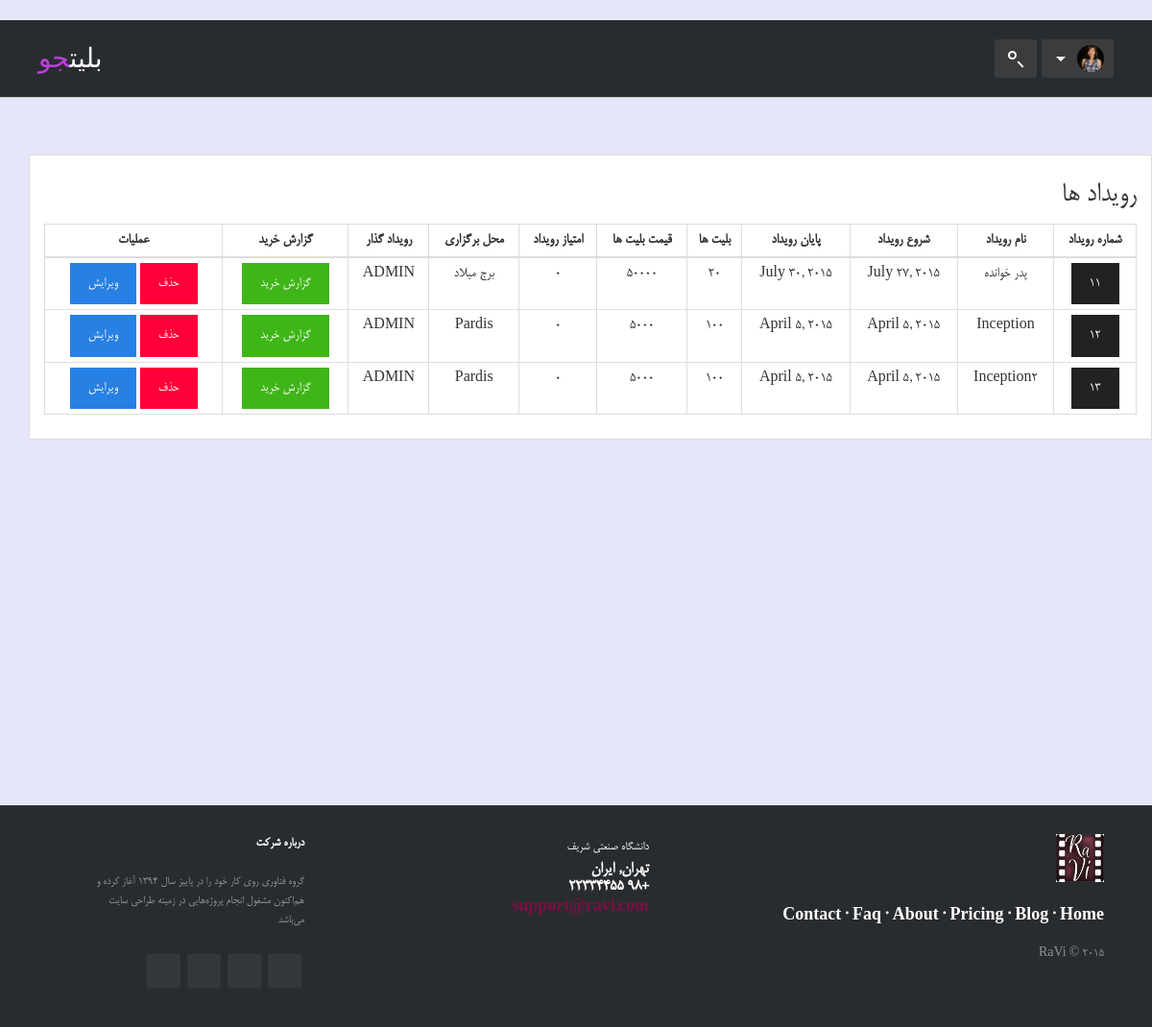
Before: /my-admin/events/all/ (signed in) with the older database file.
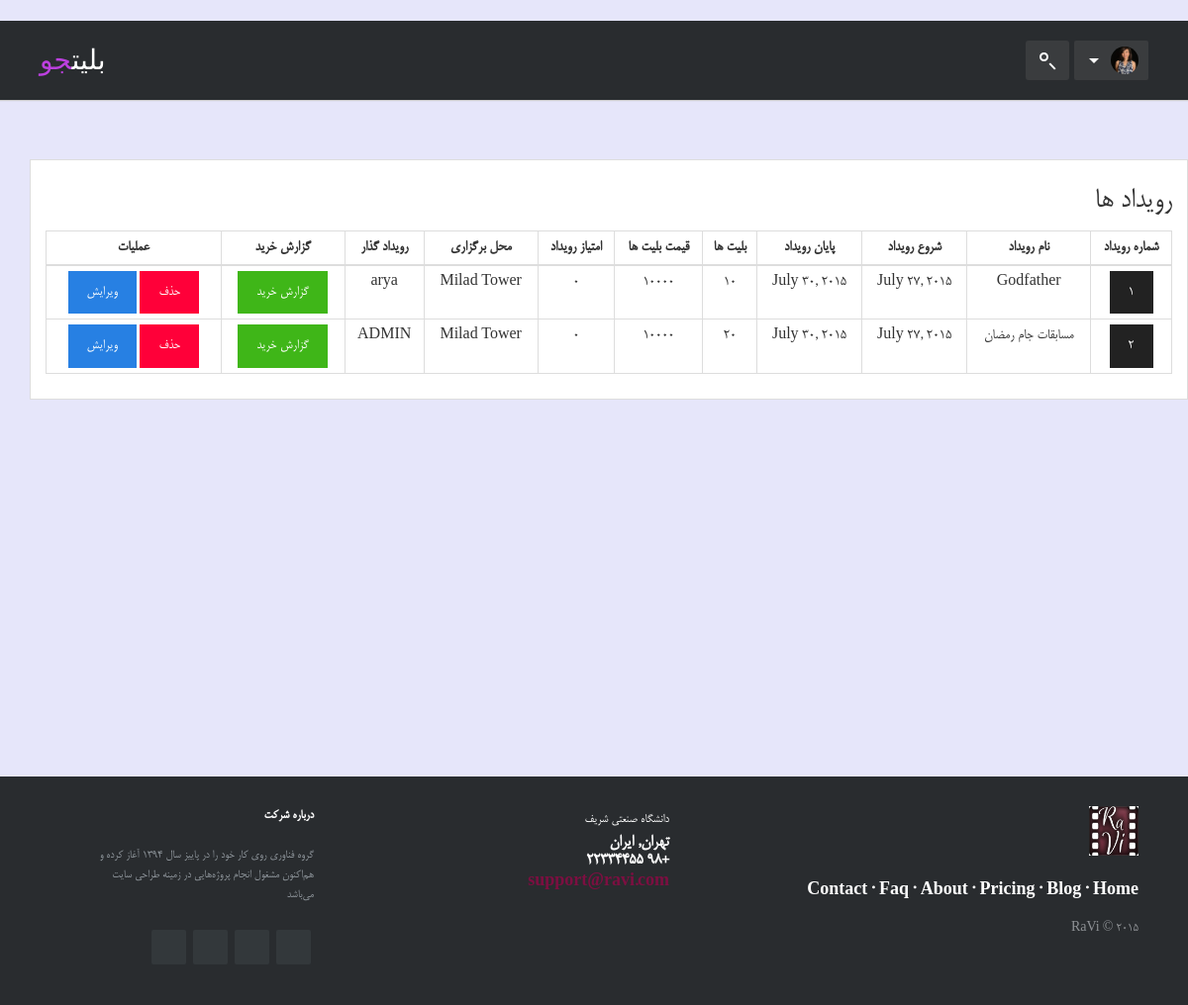
After: the same page with the newer database file.
### event/models.py (models this page shows, shortened)
class Event(models.Model):
    name = models.CharField(max_length=100)
    duration = models.FloatField()
    desc = models.CharField(max_length=100)
    date = models.DateField()
    deadline = models.DateField()
    picture = models.ImageField(upload_to='static/images')
    place = models.CharField(max_length=100)
    ticket_num = models.IntegerField()
    type = models.CharField(max_length=100)
    sub_type = models.CharField(max_length=100)
    address = models.CharField(max_length=200)
    ticket_price = models.CharField(max_length=8)
    rate = models.IntegerField()
    owner = models.ForeignKey('account.User',null=True)

### account/models.py (models this page shows, shortened)
class User(models.Model):
    user = models.OneToOneField(User)
    address = models.CharField(max_length=100,null=True)
    phone_num = models.CharField(max_length=12,null=True)
    gender = models.CharField(max_length=5)
    avatar = models.ImageField(null=True,default='528675-roger-federer.jpg')
    userType = models.CharField(max_length=100,null=True)

### event/views.py (the view)
# urls.py: url(r'^events/([a-zA-Z0-9]+)/', eventsType),
def eventsType(request, e_type):
    is_signed_in = request.user.is_authenticated()
    is_admin = request.user.is_superuser
    types1 = Type.objects.all()
    if e_type == 'all':
        allEvents = Event.objects.all()
        e_type = 'all'
        return render(request, 'events_admin.html', {'guest': not is_signed_in, 'signed_in': is_signed_in,
                                                     'admin': is_admin, 'types':types1, 'type': e_type,
                                                     'events': allEvents})

### templates/events_admin.html (shortened to what this page needs)
﻿{% extends "base.html" %}
{% load staticfiles %}
{% block body %}
    <section style="padding-top: 60px;padding-bottom: 30%;padding-left: 70px">
        <div class="container thumbnail">
            <h2 class="farsi-font" >رویداد ها</h2>
            <table class="table table-bordered table-condensed">
                <thead>
                <tr>
                    <th class="text-center farsi-font">شماره رویداد</th>
                    <th class="text-center farsi-font">نام رویداد</th>
                    <th class="text-center farsi-font">شروع رویداد</th>
                    <th class="text-center farsi-font">پایان رویداد</th>
                    <th class="text-center farsi-font">بلیت ها</th>
                    <th class="text-center farsi-font">قیمت بلیت ها</th>
                    <th class="text-center farsi-font">امتیاز رویداد</th>
                    <th class="text-center farsi-font">محل برگزاری</th>
                    <th class="text-center farsi-font">رویداد گذار</th>
                    <th class="text-center farsi-font">گزارش خرید</th>
                    <th class="text-center farsi-font">عملیات</th>
                </tr>
                </thead>
                <tbody>
                {% for event in events %}
                    <tr>
                        <td class="text-center farsi-font"><a href="/my-admin/tickets/{{ event.id }}/" class="btn btn-default" >{{event.id}}</a></td>
                        <td class="text-center farsi-font">{{event.name}}</td>
                        <td class="text-center farsi-font">{{event.date}}</td>
                        <td class="text-center farsi-font">{{event.deadline}}</td>
                        <td class="text-center farsi-font">{{event.ticket_num}}</td>
                        <td class="text-center farsi-font">{{event.ticket_price}}</td>
                        <td class="text-center farsi-font">{{event.rate}}</td>
                        <td class="text-center farsi-font">{{event.place}}</td>
                        {% if  event.owner == None %}
                        <td class="text-center farsi-font">ADMIN</td>
                        {% endif %}
                        {% if event.owner != None %}
                        <td class="text-center farsi-font">{{event.owner.user.username}}</td>
                        {% endif %}
                        <td class="text-center farsi-font"><a href="/my-admin/buys/{{ event.id }}/" class="btn btn-success">گزارش خرید</a></td>
                        <td class="text-center farsi-font"><a href="/events-delete/{{ event.id }}/" class="btn btn-danger" >حذف</a> <a href="/edit-event/{{ event.id }}/" class="btn btn-primary" >ویرایش</a></td>
                    </tr>
                {% endfor %}
                </tbody>
            </table>
        </div>
    </section>
{% endblock body %}

### templates/base.html (shortened to what this page needs)
<!DOCTYPE html>
<html>
<head>
    {% load staticfiles %}
    <link rel="stylesheet" href={% static "css/admin.css" %}>
    <link rel="stylesheet" href={% static "css/bootstrap-rtl.css" %}>
    <link rel="stylesheet" href={% static "css/footer.css" %}>
    <link rel="stylesheet" href={% static "css/header-search.css" %}>
    <link rel="stylesheet" href={% static "css/header-login-signup.css" %}>
    <link rel="stylesheet" href={% static "css/header-user-dropdown.css" %}>
</head>
<body>
{% if signed_in %}
    <header class="header-user-dropdown header-search header-login-signup">
        <div class="header-limiter">
            <h1><a href="#">بلیت<span>جو</span></a></h1>
            <div class="header-user-menu">
                <div class="user-drop">
                    <img src={% static "images/2.jpg" %} height="28" width="28" alt="User Image"/>
                </div>
                <div style="padding-right: 50px">
                    <form method="get" action="#" >
                    </form>
                </div>
            </div>
        </div>
    </header>
{% endif %}
{% block body %}
{% endblock %}
<footer class="footer-distributed">
    <div class="footer-left">
        <h3><img  alt="Mountain View" style="width:50px;height:50px;" src={% static "images/logo.jpg" %}></h3>
        <p class="footer-links">
            <a href="/main/">Home</a>
            ·
            <a href="#">Blog</a>
            ·
            <a href="#">Pricing</a>
            ·
            <a href="#">About</a>
            ·
            <a href="#">Faq</a>
            ·
            <a href="#">Contact</a>
        </p>
        <p class="footer-company-name">RaVi &copy; 2015</p>
    </div>
    <div class="footer-center">
        <div>
            <p><span>دانشگاه صنعتی شریف</span> تهران, ایران</p>
        </div>
        <div>
            <p>+98 22334455</p>
        </div>
        <div>
            <p><a href="mailto:support@company.com">support@ravi.com</a></p>
        </div>
    </div>
    <div class="footer-right">
        <p class="footer-company-about">
            <span>درباره شرکت</span>
            گروه فناوری روی کار خود را در پاییز سال ۱۳۹۴ آغاز کرده و هم‌اکنون مشغول انجام پروژه‌هایی‌ در زمینه طراحی سایت می‌باشد
        </p>
        <div class="footer-icons">
            <a href="#"></a>
            <a href="#"></a>
            <a href="#"></a>
            <a href="#"></a>
        </div>
    </div>
</footer>
</body>
</html>

### static/css/footer.css (style rules this page uses)
.farsi-font { font-family: mitra; src: url(../fonts/BMitra.ttf); }
.footer-distributed { position: relative; bottom: 0px; background-color: #292c2f; box-shadow: 0 1px 1px 0 rgba(0, 0, 0, 0.12); box-sizing: border-box; width: 100%; text-align: right; font: bold 18px mitra; direction: rtl; padding: 30px 50px; margin-top: 0px; }
.footer-distributed .footer-left, .footer-distributed .footer-center, .footer-distributed .footer-right { display: inline-block; vertical-align: top; }
.footer-distributed .footer-left { width: 40%; }
.footer-distributed h3 { color: #ffffff; font: normal 36px 'Cookie', cursive; margin: 0; }
.footer-distributed .footer-links { color: #ffffff; margin: 20px 0 12px; padding: 0; }
.footer-distributed .footer-links a { display:inline-block; line-height: 1.8; text-decoration: none; color: inherit; }
.footer-distributed .footer-company-name { color: #8f9296; font-size: 14px; font-weight: normal; margin: 0; }
.footer-distributed .footer-center { width: 35%; }
.footer-distributed .footer-center p { display: inline-block; color: #ffffff; vertical-align: middle; margin:0; }
.footer-distributed .footer-center p span { display:block; font-weight: normal; font-size:14px; line-height:2; }
.footer-distributed .footer-center p a { color: #7C0F41; text-decoration: none;; }
.footer-distributed .footer-right { width: 20%; }
.footer-distributed .footer-company-about { line-height: 20px; color: #92999f; font-size: 13px; font-weight: normal; margin: 0; }
.footer-distributed .footer-company-about span { display: block; color: #ffffff; font-size: 14px; font-weight: bold; margin-bottom: 20px; }
.footer-distributed .footer-icons { margin-top: 25px; }
.footer-distributed .footer-icons a { display: inline-block; width: 35px; height: 35px; cursor: pointer; background-color: #33383b; border-radius: 2px; font-size: 20px; color: #ffffff; text-align: center; line-height: 35px; margin-right: 3px; margin-bottom: 5px; }

### static/css/header-search.css (style rules this page uses)
.header-search { background-color:#292c2f; box-shadow: 1px 2px 2px rgba(0, 0, 0, 0.15); padding: 10px 30px; height: 80px; color: #ffffff; box-sizing: border-box; }
.header-search .header-limiter { max-width: 1200px; text-align: center; margin: 0 auto; }
.header-search .header-limiter h1 { float: left; font: normal 28px Cookie, Arial, Helvetica, mitra; line-height: 50px; margin: 0; }
.header-search .header-limiter h1 span { color: #7C0F41; }
.header-search .header-limiter a { color: #ffffff; text-decoration: none; }
.header-search .header-limiter form { float:right; position: relative; right: 30px; margin-left: 40px; border-radius: 3px; background-color: #3a3c3e; width: 44px; height: 40px; cursor: pointer; -ms-user-select: none; -moz-user-select: none; -webkit-user-select: none; user-select: none; }
.header-search .header-limiter form:before { position: absolute; content: ''; border-radius: 50%; border: 2px solid #fff; width: 9px; height: 9px; top: 12px; left: 14px; }
.header-search .header-limiter form:after { position: absolute; content: ''; background-color: #fff; width: 2px; height: 8px; top: 22px; left: 26px; -webkit-transform: rotate(-44deg); -moz-transform: rotate(-44deg); transform: rotate(-44deg); }

### static/css/header-login-signup.css (style rules this page uses)
.header-login-signup { background-color:#292c2f; box-shadow:0 1px 1px #ccc; padding: 20px 40px; height: 60px; color: #ffffff; box-sizing: border-box; }
.header-login-signup .header-limiter { max-width: 1200px; text-align: center; margin: 0 auto; }
.header-login-signup .header-limiter h1 { float: left; font: normal 28px mitra; line-height: 10px; margin: 0; }
.header-login-signup .header-limiter h1 span { color: #5383d3; }
.header-login-signup .header-limiter a { color: #ffffff; text-decoration: none; }
body { margin:0; padding:0; }

### templates/events_admin.html (style rules this page uses)
body { background-color: lavender; }

Changed rows visible on the page:
removed Event: id "11", name "پدر خوانده", date "July 27, 2015", deadline "July 30, 2015", ticket_num "20", ticket_price "۵۰۰۰۰", rate "0", place "برج میلاد", shows "ADMIN"
removed Event: id "12", name "Inception", date "April 5, 2015", deadline "April 5, 2015", ticket_num "100", ticket_price "5000", rate "0", place "Pardis", shows "ADMIN"
removed Event: id "13", name "Inception2", date "April 5, 2015", deadline "April 5, 2015", ticket_num "100", ticket_price "5000", rate "0", place "Pardis", shows "ADMIN"
added Event: id "1", name "Godfather", date "July 27, 2015", deadline "July 30, 2015", ticket_num "10", ticket_price "10000", rate "0", place "Milad Tower", owner.user.username "arya"
added Event: id "2", name "مسابقات جام رمضان", date "July 27, 2015", deadline "July 30, 2015", ticket_num "20", ticket_price "10000", rate "0", place "Milad Tower", shows "ADMIN"
